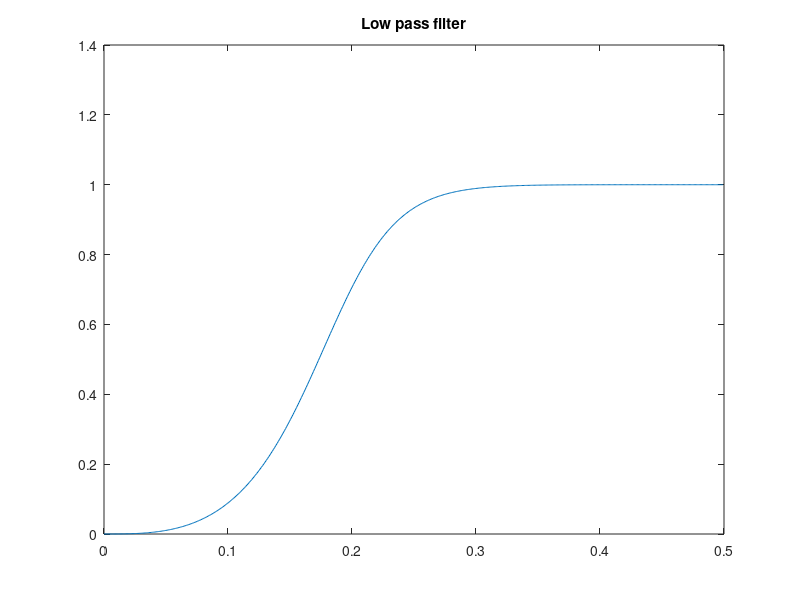

The MATLAB script that drew this image:
%Aim: Design a highpass butterworth filter with ap=3dB, as=15dB, fp=0.2Hz, fs=0.3Hz
% and Fs=1Hz

%Design is similar to lowpass, but 'high' parameter is passed to butter function

fp=0.2;
fs=0.3;
ap=3;
as=15;
Fs=1;
nfp=2*fp/Fs;
nfs=2*fs/Fs;
[n, nf] = buttord(nfp,nfs,ap,as);
[b, a] = butter(n, nf, 'high');
[h, f] = freqz(b,a,512,Fs);
y = abs(h);
plot(f,y);
title('Low pass filter')
